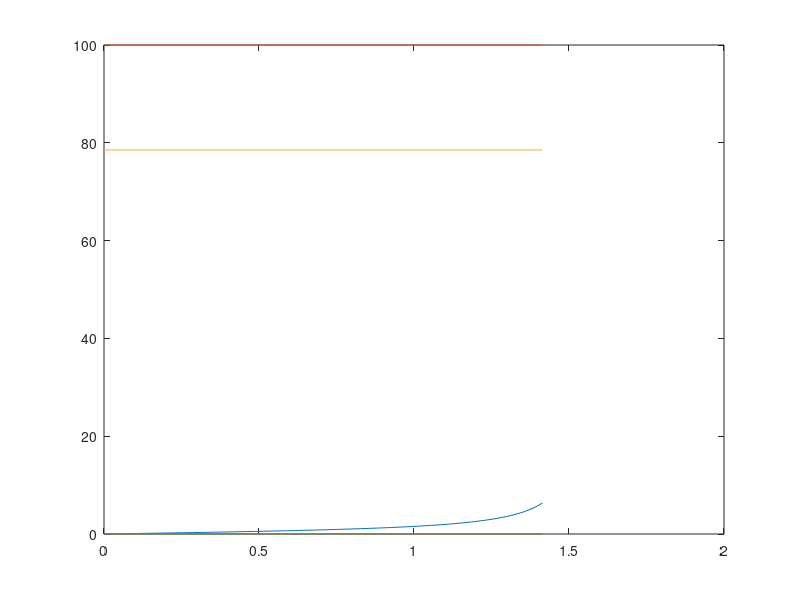

Recreate this plot in MATLAB.
xmin = 0;
xmax = pi/2*0.9;
x = linspace(0,xmax,100);
y = tan(x);
plot(x,y);

theta = 0.01;

mxmy_MxMax_Max = 1/theta; 
mxmy_MxMax_Min = pi/4/theta;

mxmy_MyMax_Max = 4/pi*theta;
mxmy_MyMax_Min = theta;

hold on

plot([xmin xmax],[mxmy_MxMax_Max mxmy_MxMax_Max])
plot([xmin xmax],[mxmy_MxMax_Min mxmy_MxMax_Min])
plot([xmin xmax],[mxmy_MyMax_Max mxmy_MyMax_Max])
plot([xmin xmax],[mxmy_MyMax_Min mxmy_MyMax_Min])